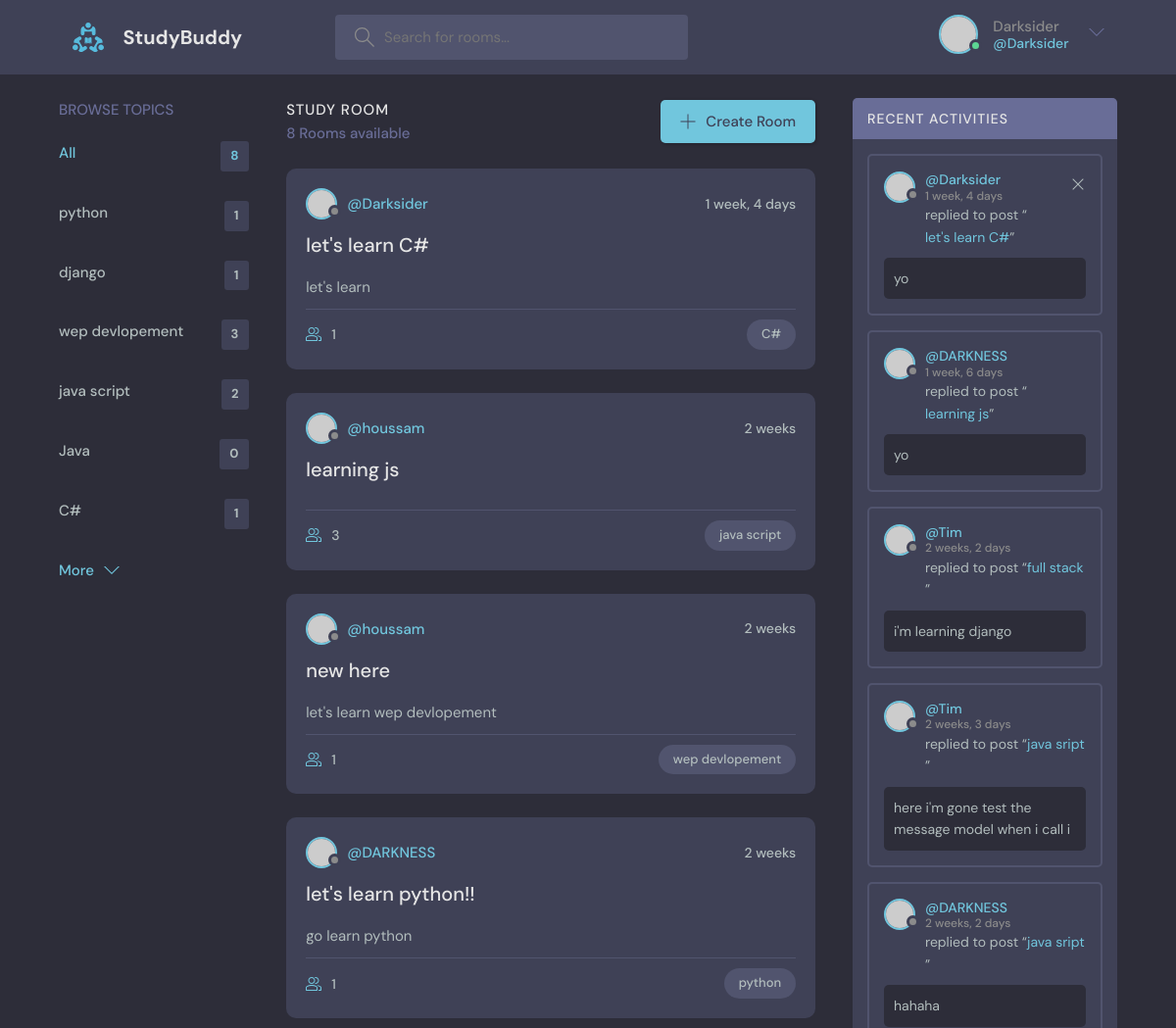
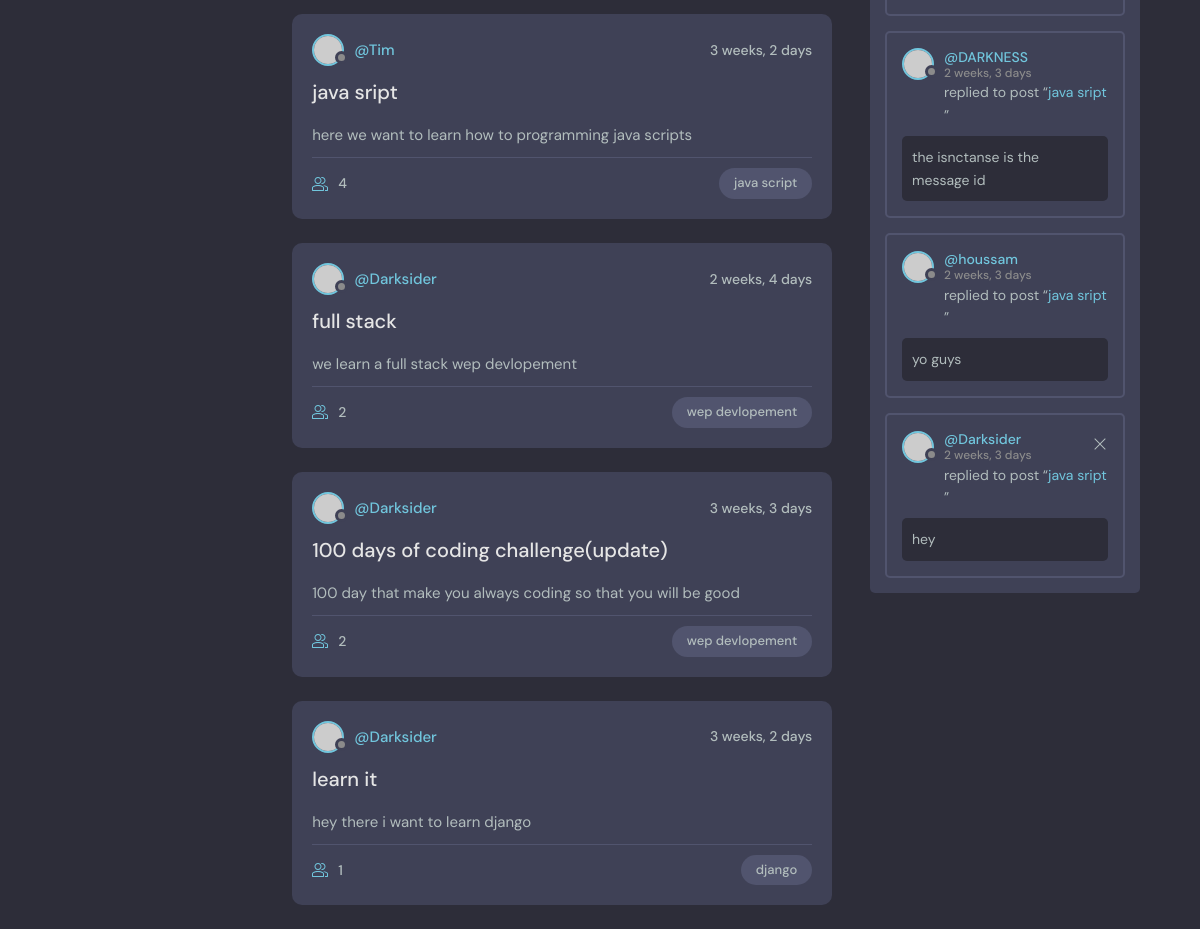
The app's page / (signed in) with its own data (2 pictures, top to bottom).
### base/models.py (models this page shows)
class Topic(models.Model):
    name = models.CharField(max_length=200)
    def __str__(self):
        return self.name

class Room(models.Model):
    host = models.ForeignKey(User, on_delete=models.SET_NULL , null=True)
    topic= models.ForeignKey(Topic , on_delete=models.SET_NULL ,null= True)
    name = models.CharField(max_length= 200)
    descripation = models.TextField(null= True , blank= True)
    participants = models.ManyToManyField(User , related_name='participants' , blank=True)
    update = models.DateTimeField(auto_now= True)
    created = models.DateTimeField(auto_now_add=True)
    class Meta:
        ordering = ['-update','-created']
    def __str__(self):
        return self.name

class Message(models.Model):
    user = models.ForeignKey(User , on_delete=models.CASCADE)
    room = models.ForeignKey(Room , on_delete=models.CASCADE)
    update = models.DateTimeField(auto_now= True)
    created = models.DateTimeField(auto_now_add=True)
    body = models.TextField()
    class Meta:
        ordering = ['-update','-created']
    def __str__ (self):
        return self.body[0:50]

### base/views.py (the view)
# urls.py: path('', views.home , name ='home'),
def home(request):
    q = request.GET.get('q') if request.GET.get('q') !=None else ''
    rooms =  Room.objects.filter(
    Q(topic__name__icontains=q )|
    Q(descripation__icontains = q)|
    Q(name__icontains =q)
    )
    messagefeed = Message.objects.filter(
    Q(room__topic__name__icontains=q )
    )
    allroom_count = Room.objects.count
    room__count = rooms.count
    topics = Topic.objects.all()
    context = {'room': rooms , 'topics':topics , 'room__count':room__count , 'messagefeed':messagefeed,'allroom_count':allroom_count}
    return render(request,'base/home.html' , context)

### base/templates/base/home.html
{% extends 'main.html'%}
{% block content %}
     <main class="layout layout--3">
      <div class="container">
    <div>
        {%include 'base/topicscomp.html' %}
    </div>
    <div>
           {%include 'base/feed.html' %}
    </div>
    <div >
      {% include 'base/activaty.html'%}
    </div>
</div>
</main>
{% endblock content%}

### templates/inharitence.html (shortened to what this page needs)
{% load static %}
<header class="header header--loggedIn">
    <div class="container">
      <a href="/" class="header__logo">
        <img src="{% static 'images/logo.svg'%}" />
        <h1>StudyBuddy</h1>
      </a>
      <form class="header__search" action="{%url 'home'%}" method="get">
        <label>
          <input placeholder="Search for rooms..." name="q" type="text"/>
        </label>
      </form>
      <nav class="header__menu">
      {% if request.user.is_authenticated%}
        <div class="header__user">
          <a href="{% url 'edituser' %}">
            <div class="avatar avatar--medium active">
              <img src="https://randomuser.me/api/portraits/men/37.jpg" />
            </div>
            <p>{{request.user}}<span>@{{request.user}}</span></p>
          </a>
          <button class="dropdown-button">
            <svg version="1.1" xmlns="http://www.w3.org/2000/svg" width="32" height="32" viewBox="0 0 32 32">
              <title>chevron-down</title>
              <path d="M16 21l-13-13h-3l16 16 16-16h-3l-13 13z"></path>
            </svg>
          </button>
        </div>
        {% else %}
        <a href="{% url 'login'%}">
        <img src="{% static 'images/avatar.svg'%}" />
        <p>Login</p>
        </a>
        {% endif %}
      </nav>
    </div>
  </header>

### base/templates/base/topicscomp.html
<div class="topics">
  <a href="{% url 'topic' %} ">
    <div class="topics__header">
      <h2>Browse Topics</h2>
    </div>
  </a>
    <ul class="topics__list">
      <li>
        <a href="{% url 'home'%}" class="active">All <span>{{allroom_count}}</span></a>
      </li>
      {% for topic in topics %}
      <li>
        <a href="{%url 'home'%}?q={{topic.name}}">{{topic.name}} <span>{{topic.room_set.all.count}}</span></a>
      </li>
      {% endfor %}
    </ul>
    <a class="btn btn--link" href="{% url 'topic'%}">
      More
      <svg version="1.1" xmlns="http://www.w3.org/2000/svg" width="32" height="32" viewBox="0 0 32 32">
        <title>chevron-down</title>
        <path d="M16 21l-13-13h-3l16 16 16-16h-3l-13 13z"></path>
      </svg>
    </a>
  </div>

### base/templates/base/feed.html (shortened to what this page needs)
{% load static %}
<div class="roomList">
    <div class="roomList__header">
      <div>
        <h2>Study Room</h2>
        <p>{{room__count}} Rooms available</p>
      </div>
      <a class="btn btn--main" href="{% url 'create-room'%}">
        <svg version="1.1" xmlns="http://www.w3.org/2000/svg" width="32" height="32" viewBox="0 0 32 32">
          <title>add</title>
          <path
            d="M16.943 0.943h-1.885v14.115h-14.115v1.885h14.115v14.115h1.885v-14.115h14.115v-1.885h-14.115v-14.115z"
          ></path>
        </svg>
        Create Room
      </a>
    </div>
    {% for room in room%}
    <div class="roomListRoom">
      <div class="roomListRoom__header">
        <a href="{% url 'profile' room.host.id %}" class="roomListRoom__author">
          <div class="avatar avatar--small">
            <img src="https://randomuser.me/api/portraits/women/11.jpg" />
          </div>
          <span>@{{room.host.username }}</span>
        </a>
        <div class="roomListRoom__actions">
          <span>{{room.created|timesince}}</span>
        </div>
      </div>
      <div class="roomListRoom__content">
        <a href="{%url 'room' room.id%}">{{room.name}}</a>
        <p>
          {{room.descripation}}
        </p>
      </div>
      <div class="roomListRoom__meta">
        <a href="{%url 'room' room.id%}" class="roomListRoom__joined">
          {{room.participants.count}}
        </a>
        <p class="roomListRoom__topic">{{room.topic}}</p>
      </div>
    </div>
    {% endfor %}
  </div>

### base/templates/base/activaty.html
{% load static %}
<div class="activities">
    <div class="activities__header">
      <h2>Recent Activities</h2>
    </div>
    {%for mess in messagefeed%}
    <div class="activities__box">
      <div class="activities__boxHeader roomListRoom__header">
        <a href="{% url 'profile' mess.user.id %}" class="roomListRoom__author">
          <div class="avatar avatar--small">
            <img src="https://randomuser.me/api/portraits/women/11.jpg" />
          </div>
          <p>
            @{{mess.user}}
            <span>{{mess.created|timesince}}</span>
          </p>
        </a>
        {% if request.user == mess.user %}
        <div class="roomListRoom__actions">
          <a href="{% url 'delete-message' mess.id %}">
            <svg version="1.1" xmlns="http://www.w3.org/2000/svg" width="32" height="32" viewBox="0 0 32 32">
              <title>remove</title>
              <path
                d="M27.314 6.019l-1.333-1.333-9.98 9.981-9.981-9.981-1.333 1.333 9.981 9.981-9.981 9.98 1.333 1.333 9.981-9.98 9.98 9.98 1.333-1.333-9.98-9.98 9.98-9.981z"
              ></path>
            </svg>
          </a>
        </div>
        {% endif %}
      </div>
      <div class="activities__boxContent">
        <p>replied to post “<a href="{% url 'room' mess.room.id %}">{{mess.room}}</a>”</p>
        <div class="activities__boxRoomContent">
          {{mess}}
        </div>
      </div>
    </div>
    {% endfor %}
  </div>

### records on screen
Topic: name "python", room_set.all.count "1"
Topic: name "django", room_set.all.count "1"
Topic: name "wep devlopement", room_set.all.count "3"
Topic: name "java script", room_set.all.count "2"
Topic: name "Java", room_set.all.count "0"
Topic: name "C#", room_set.all.count "1"
Room: host.username "Darksider", created "1 week, 4 days", name "let's learn C#", descripation "let's learn", participants.count "1", topic "C#"
Room: host.username "houssam", created "2 weeks", name "learning js", participants.count "3", topic "java script"
Room: host.username "houssam", created "2 weeks", name "new here", descripation "let's learn wep devlopement", participants.count "1", topic "wep devlopement"
Room: host.username "DARKNESS", created "2 weeks", name "let's learn python!!", descripation "go learn python", participants.count "1", topic "python"
Room: host.username "Tim", created "3 weeks, 2 days", name "java sript", descripation "here we want to learn how to programming java scripts", participants.count "4", topic "java script"
Room: host.username "Darksider", created "2 weeks, 4 days", name "full stack", descripation "we learn a full stack wep devlopement", participants.count "2", topic "wep devlopement"
Room: host.username "Darksider", created "3 weeks, 3 days", name "100 days of coding challenge(update)", descripation "100 day that make you always coding so that you will be good", participants.count "2", topic "wep devlopement"
Room: host.username "Darksider", created "3 weeks, 2 days", name "learn it", descripation "hey there i want to learn django", participants.count "1", topic "django"
Message: user "Darksider", created "1 week, 4 days", room "let's learn C#", body "yo"
Message: user "DARKNESS", created "1 week, 6 days", room "learning js", body "yo"
Message: user "Tim", created "2 weeks, 2 days", room "full stack", body "i'm learning django"
Message: user "Tim", created "2 weeks, 3 days", room "java sript", body "here i'm gone test the message model when i call i"
Message: user "DARKNESS", created "2 weeks, 2 days", room "java sript", body "hahaha"
Message: user "DARKNESS", created "2 weeks, 3 days", room "java sript", body "the isnctanse is the message id"
Message: user "houssam", created "2 weeks, 3 days", room "java sript", body "yo guys"
Message: user "Darksider", created "2 weeks, 3 days", room "java sript", body "hey"

### other values on screen
{{ request.user }} "Darksider"
{{ allroom_count }} "8"
{{ room__count }} "8"
